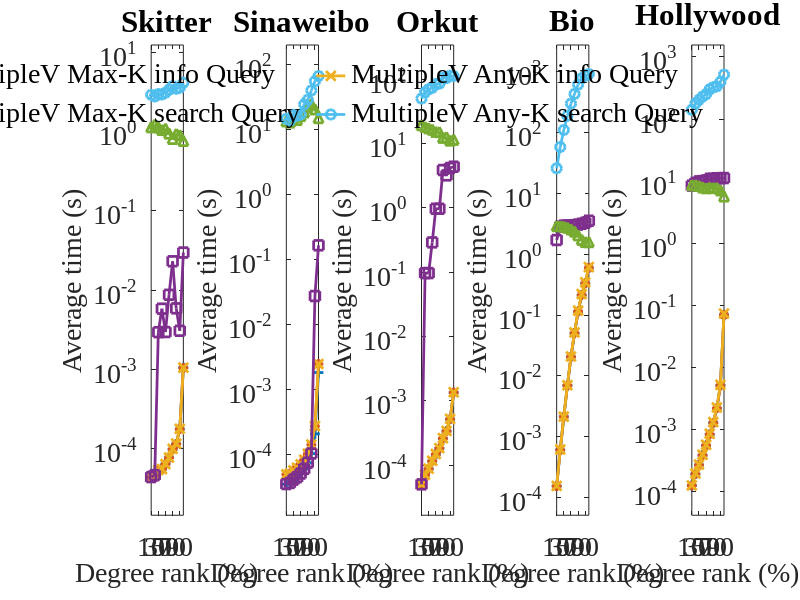

Source code (MATLAB): (Note: this script raises an error after producing the figure.)
close all;
clear;
load('multiplev_3_info_query.mat');
%load('multiplev_2_info_query.mat');

num_graphs = 5;
num_columns = 5;
num_rows = 1;

title_string = {
    'Skitter' ...
    'Sinaweibo' ...
    'Orkut' ...        
    'Bio'...
    'Hollywood'};
% Sequence on file:
% facebook, wiki, skitter, baidu, Livejournal, 
% orkut, sinaweibo, hollywood, bio
sequence = [3 7 6 9 8];
legend_string = {'MultipleV K info Query'...
    'MultipleV Max-K info Query'...    
    'MultipleV Any-K info Query'...
    'MultipleV K search Query'...
    'MultipleV Max-K search Query'...
    'MultipleV Any-K search Query'};

figure(1);
for idx = 1:numel(sequence)
    graph_i = sequence(idx);
    subplot(num_rows, num_columns, idx);
    plot(k_info(graph_i,1:10) / (1000 * 100), '-+', 'LineWidth', 2, 'Markers', 7); hold on;
    plot(maxk_info(graph_i,1:10) / (1000 * 100), '-*', 'LineWidth', 2, 'Markers', 7); hold on;
    plot(anyk_info(graph_i,1:10) / (1000 * 100), '-x', 'LineWidth', 2, 'Markers', 7); hold on;
    plot((k_exact(graph_i,1:10) + k_info(graph_i,1:10)) / (1000 * 100), '-s', 'LineWidth', 2, 'Markers', 7); hold on;
    plot((maxk_exact(graph_i,1:10) + maxk_info(graph_i,1:10)) / (1000 * 100), '-^', 'LineWidth', 2, 'Markers', 7); hold on;
    plot((anyk_exact(graph_i,1:10) + anyk_info(graph_i,1:10)) / (1000 * 100), '-o', 'LineWidth', 2, 'Markers', 7);
    
    xlim([1 10]);
    set(gca,'XTick',(1:2:10));
    set(gca,'XTickLabel',{'10'; '30'; '50'; '70'; '90'});
    set(gca, 'Fontname', 'Times New Roman', 'Fontsize', 20);
    set(gca, 'YScale', 'log');
    
    data = [k_info(graph_i,1:10) / (1000 * 100)...
        maxk_info(graph_i,1:10) / (1000 * 100)...
        anyk_info(graph_i,1:10) / (1000 * 100)...
        (k_exact(graph_i,1:10) + k_info(graph_i,1:10)) / (1000 * 100)...
        (maxk_exact(graph_i,1:10) + maxk_info(graph_i,1:10)) / (1000 * 100)...
        (anyk_exact(graph_i,1:10) + anyk_info(graph_i,1:10)) / (1000 * 100)];
    y_max = max(data);
    y_min = min(data);
    ylim([y_min/3, y_max*3]);
    xlabel_hand=xlabel({'Degree rank (%)';' '});
    set(xlabel_hand,'Fontname', 'Times New Roman', 'Fontsize', 20);
    ylabel_hand=ylabel('Average time (s)');
    set(ylabel_hand,'Fontname', 'Times New Roman', 'Fontsize', 20);
    title(title_string(idx));
end

legend_hand = legend(legend_string,...
    'Orientation', 'horizontal',...
    'Position', [0.1 -0.08 0.8 0.1]);
set(legend_hand,'Fontname', 'Times New Roman', ...
    'Fontsize', 20, 'NumColumns', 3, 'box', 'off');

fig = gcf;
fig.PaperUnits = 'inches';
fig.PaperSize = [16 4.6];
fig.PaperPosition = [-1.5 0.6 19 4];
print('multiplev_3_info_query_small.pdf', '-dpdf')